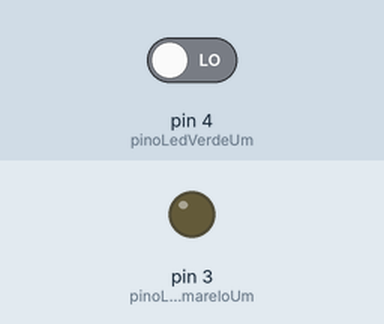
The sketch below on a simulated Arduino Uno, built with avr-gcc and run on an emulated ATmega328P. On the bench: output pins drawn as LEDs (lit = HIGH). The inputs (shaded band) are chosen by the test bench; at power-on: pin 4 (pinoLedVerdeUm) LOW.

Above: at 2.2 s.
2.3 s: pin 4 (pinoLedVerdeUm) driven HIGH
At 3.4 s:
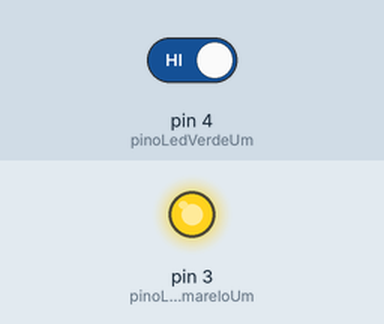
3.8 s: pin 4 (pinoLedVerdeUm) driven LOW
At 4.5 s:
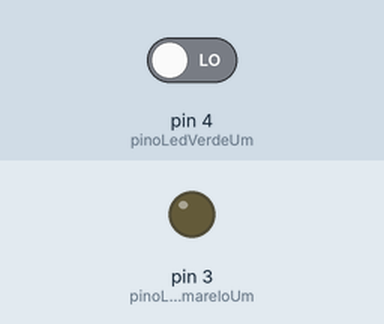
Timing chart, 0 to 6.8 s (numbered marks = the images above; inputs shaded):
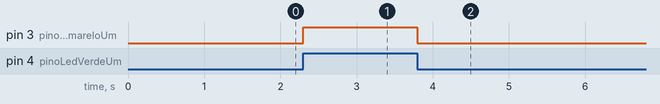

Measured:
- after the input at 2.3 s, pin 3 (pinoLedAmareloUm): LOW → HIGH at once
- after the input at 3.8 s, pin 3 (pinoLedAmareloUm): HIGH → LOW at once

The sketch:

projetosarduino.ino
```cpp
/*
Projeto Geral com testes Arduino
Prof. Me. Alexandre Gomes da Silva - Início em 06/04/2026
*/

void setup() {
  setupTeste2();
}

void loop() {
  loopTeste2();
}
```

interruptor.ino
```cpp
//Constantes para os pinos dos componentes
#define pinoPushButton 9
#define pinoLed 8

//Varivael para apoiar o estado do led
bool estadoLed = false;

void setupInterruptor(){
  pinMode(pinoPushButton, INPUT);
  pinMode(pinoLed, OUTPUT);
}

void interruptor(){
  //Se a leitura do botão for on, liga o led
  if (digitalRead(pinoPushButton)){
    digitalWrite(pinoLed, 1); // HIGH == 1, LOW == 0
    delay(500); //Efeito bouncing
  }
  //Se a leitura não for 1, só pode ser 0
  else{
    digitalWrite(pinoLed, 0); // HIGH == 1, LOW == 0
    delay(500); //Efeito bouncing
  }
}

// Segunda opção de interruptor
void interruptor2(){
  digitalWrite(pinoLed, digitalRead(pinoPushButton));
  delay(500);
}


void interruptorEstado(){
  //Mesmo efeito do == 1
  if (digitalRead(pinoPushButton)){
    if (estadoLed == false){
      //É necessario ligar o led
      digitalWrite(pinoLed, 1);
      estadoLed = true;
    }
    else{
      //É necessario desligar o led
      digitalWrite(pinoLed, 0);
      estadoLed = false;
    }
  delay(500);
  }
}
```

semaforo.ino
```cpp
//Declaração de Variaveis
#define pinoLedVerdeUm 4
#define pinoLedAmareloUm 3
#define pinoLedVermelhoUm 2
#define pinoLedVerdeDois 10
#define pinoLedAmareloDois 9
#define pinoLedVermelhoDois 8


void setupSemaforo(){
  pinMode(pinoLedVerdeUm, OUTPUT);
  pinMode(pinoLedAmareloUm, OUTPUT);
  pinMode(pinoLedVermelhoUm, OUTPUT);
  pinMode(pinoLedVerdeDois, OUTPUT);
  pinMode(pinoLedAmareloDois, OUTPUT);
  pinMode(pinoLedVermelhoDois, OUTPUT);
}

void semaforo(){
  // VERMELHO 2 E VERDE 1
  digitalWrite(pinoLedAmareloDois, LOW);
  digitalWrite(pinoLedVermelhoDois, HIGH); // Vermelho 2
  digitalWrite(pinoLedVermelhoUm, LOW);
  digitalWrite(pinoLedVerdeUm, HIGH); // Verde 1
  delay(3000);

  // AMARELO 1
  digitalWrite(pinoLedVerdeUm, LOW);
  digitalWrite(pinoLedAmareloUm, HIGH); // Amarelo 1
  delay(2000); // Soma com o tempo anterior para trocar o 2 (3s + 2s = 5s)

  // VERDE 2 E VERMELHO 1
  digitalWrite(pinoLedVermelhoDois, LOW);
  digitalWrite(pinoLedVerdeDois, HIGH); // Verde 2
  digitalWrite(pinoLedAmareloUm, LOW);
  digitalWrite(pinoLedVermelhoUm, HIGH); // Vermelho 1
  delay(3000);

  // AMARELO 2
  digitalWrite(pinoLedVerdeDois, LOW);
  digitalWrite(pinoLedAmareloDois, HIGH); // Amarelo 2
  delay(2000);// Soma com o tempo anterior para trocar o 1 (3s + 2s = 5s)
}
```

teste1.ino
```cpp
//====================================
// TESTE 1: Buzzer Básico
// Objetivo: Entender a função tone()
//====================================

#define pinBuzzer 2 //Pino onde o buzzer está conectado

void setupTeste1() {
  // Configurar o pino do buzzer como saída
  pinMode(pinBuzzer, OUTPUT);

  // Aguardar 1 segundo antes de começar
  delay(1000);
}

void loopTeste1() {
  // Tocar a nota DÓ (523 Hz) por 500ms
  tone(pinBuzzer, 523);
  delay(500);

  //Parar o som por 500ms
  noTone(pinBuzzer);
  delay(500);
}
```

teste2.ino
```cpp
//========================================
// TESTE 2: Botão + LED
// Objetivo: Ler entrada e controlar saída
//========================================

#define pinBotao 4
#define pinLED 3

void setupTeste2(){
  pinMode(pinBotao, INPUT);
  pinMode(pinLED, OUTPUT);

  delay(1000);
}

void loopTeste2(){
  //Ler o estado do botão
  byte estadoBotao = digitalRead(pinBotao);

  //Se botão pressionado (HIGH = 1)
  if(estadoBotao == 1){
    digitalWrite(pinLED, HIGH); // LED acende
  } else{
    digitalWrite(pinLED, LOW); // LED apaga
  }
}
```

teste3.ino
```cpp
//=========================================
// TESTE 3: Botão + Buzzer + LED
// Objetivo: Tocar nota ao pressionar botão
//=========================================

#define pinBotao 4
#define pinBuzzer 2
#define pinLED 3

void setupTeste3(){
  pinMode(pinBotao, INPUT);
  pinMode(pinBuzzer, OUTPUT);
  pinMode(pinLED, OUTPUT);

  delay(1000);
}

void loopTeste3(){
  byte estadoBotao = digitalRead(pinBotao);

  //se o botão pressionado
  if(estadoBotao == 1){
    tone(pinBuzzer, 523); // Toca DÓ
    digitalWrite(pinLED, HIGH); // LED acende
  }else{
    noTone(pinBuzzer);
    digitalWrite(pinLED, LOW); // LED apaga
  }
}
```
